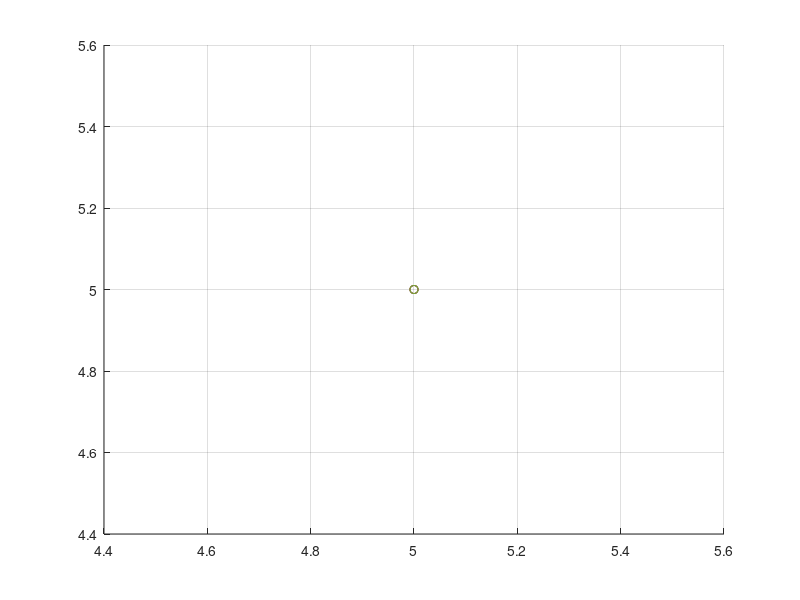

Source code (MATLAB):
clc 
clearvars

n=input('Enter the total number of data : ');
xx=input('Enter the interpolating point : ');
disp('enter the data with corresoponding image')

for i = 1:n;
    x(i)= input('');
    fx(i)=input('');
    grid on 
    hold on
    plot(x(i),fx(i),'o')
end
finall=0;
  for i = 1:n
        ans = 1;

        for j = 1: n;
            if (j ~= i) 
                ans = ans*(xx - x(j))/(x(i) - x(j));
            end
        end 

        finall = finall + (ans*fx(i));
    end 
  disp('the result is ')
  finall
  plot(xx,finall,'*')
    
%   6
%   8
%   4
%   48
%   5
%   100
%   7
%   294
%   10
%   900
%   11
%   1210
%   13
%   2028